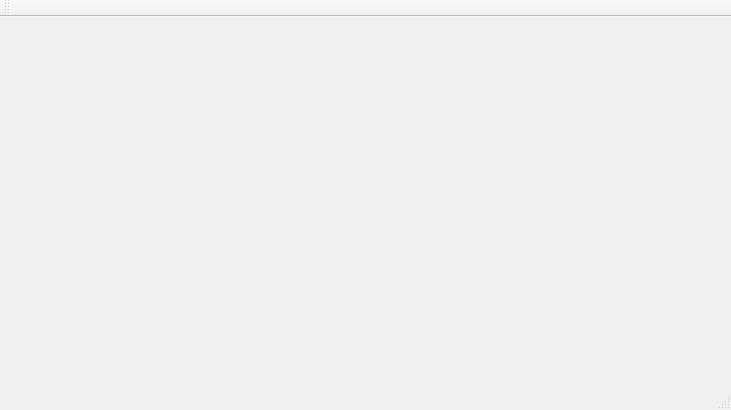
<?xml version="1.0" encoding="UTF-8"?>
<ui version="4.0">
 <class>MainWindow</class>
 <widget class="QMainWindow" name="MainWindow">
  <property name="geometry">
   <rect>
    <x>0</x>
    <y>0</y>
    <width>731</width>
    <height>410</height>
   </rect>
  </property>
  <property name="windowTitle">
   <string>MainWindow</string>
  </property>
  <widget class="QWidget" name="centralWidget">
   <layout class="QHBoxLayout" name="horizontalLayout">
    <item>
     <widget class="GLWidget" name="tela" native="true"/>
    </item>
   </layout>
  </widget>
  <widget class="QMenuBar" name="menuBar">
   <property name="geometry">
    <rect>
     <x>0</x>
     <y>0</y>
     <width>731</width>
     <height>21</height>
    </rect>
   </property>
  </widget>
  <widget class="QToolBar" name="mainToolBar">
   <attribute name="toolBarArea">
    <enum>TopToolBarArea</enum>
   </attribute>
   <attribute name="toolBarBreak">
    <bool>false</bool>
   </attribute>
  </widget>
  <widget class="QStatusBar" name="statusBar"/>
 </widget>
 <layoutdefault spacing="6" margin="11"/>
 <customwidgets>
  <customwidget>
   <class>GLWidget</class>
   <extends>QWidget</extends>
   <header location="global">glwidget.h</header>
   <container>1</container>
  </customwidget>
 </customwidgets>
 <resources/>
 <connections/>
</ui>
